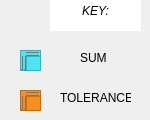
        <widget class="QWidget" name="altColourPage">
         <widget class="QTextBrowser" name="altSumColour">
          <property name="geometry">
           <rect>
            <x>20</x>
            <y>50</y>
            <width>21</width>
            <height>21</height>
           </rect>
          </property>
          <property name="styleSheet">
           <string notr="true">background-color: rgb(27, 182, 4);
background-color: rgb(79, 227, 243);</string>
          </property>
         </widget>
         <widget class="QTextBrowser" name="altTolColour">
          <property name="geometry">
           <rect>
            <x>20</x>
            <y>90</y>
            <width>21</width>
            <height>21</height>
           </rect>
          </property>
          <property name="styleSheet">
           <string notr="true">background-color: rgb(249, 142, 29);</string>
          </property>
         </widget>
         <widget class="QLabel" name="altSumLabel">
          <property name="geometry">
           <rect>
            <x>80</x>
            <y>50</y>
            <width>55</width>
            <height>16</height>
           </rect>
          </property>
          <property name="text">
           <string>SUM</string>
          </property>
         </widget>
         <widget class="QLabel" name="altTolLabel">
          <property name="geometry">
           <rect>
            <x>60</x>
            <y>90</y>
            <width>71</width>
            <height>16</height>
           </rect>
          </property>
          <property name="text">
           <string>TOLERANCE</string>
          </property>
         </widget>
         <widget class="QTextBrowser" name="altKeyTitle">
          <property name="geometry">
           <rect>
            <x>50</x>
            <y>0</y>
            <width>91</width>
            <height>31</height>
           </rect>
          </property>
          <property name="frameShape">
           <enum>QFrame::NoFrame</enum>
          </property>
          <property name="html">
           <string>&lt;!DOCTYPE HTML PUBLIC &quot;-//W3C//DTD HTML 4.0//EN&quot; &quot;http://www.w3.org/TR/REC-html40/strict.dtd&quot;&gt;
&lt;html&gt;&lt;head&gt;&lt;meta name=&quot;qrichtext&quot; content=&quot;1&quot; /&gt;&lt;style type=&quot;text/css&quot;&gt;
p, li { white-space: pre-wrap; }
&lt;/style&gt;&lt;/head&gt;&lt;body style=&quot; font-family:'MS Shell Dlg 2'; font-size:7.8pt; font-weight:400; font-style:normal;&quot;&gt;
&lt;p align=&quot;center&quot; style=&quot; margin-top:0px; margin-bottom:0px; margin-left:0px; margin-right:0px; -qt-block-indent:0; text-indent:0px;&quot;&gt;&lt;span style=&quot; font-size:9pt; font-style:italic;&quot;&gt;KEY:&lt;/span&gt;&lt;/p&gt;&lt;/body&gt;&lt;/html&gt;</string>
          </property>
         </widget>
        </widget>
